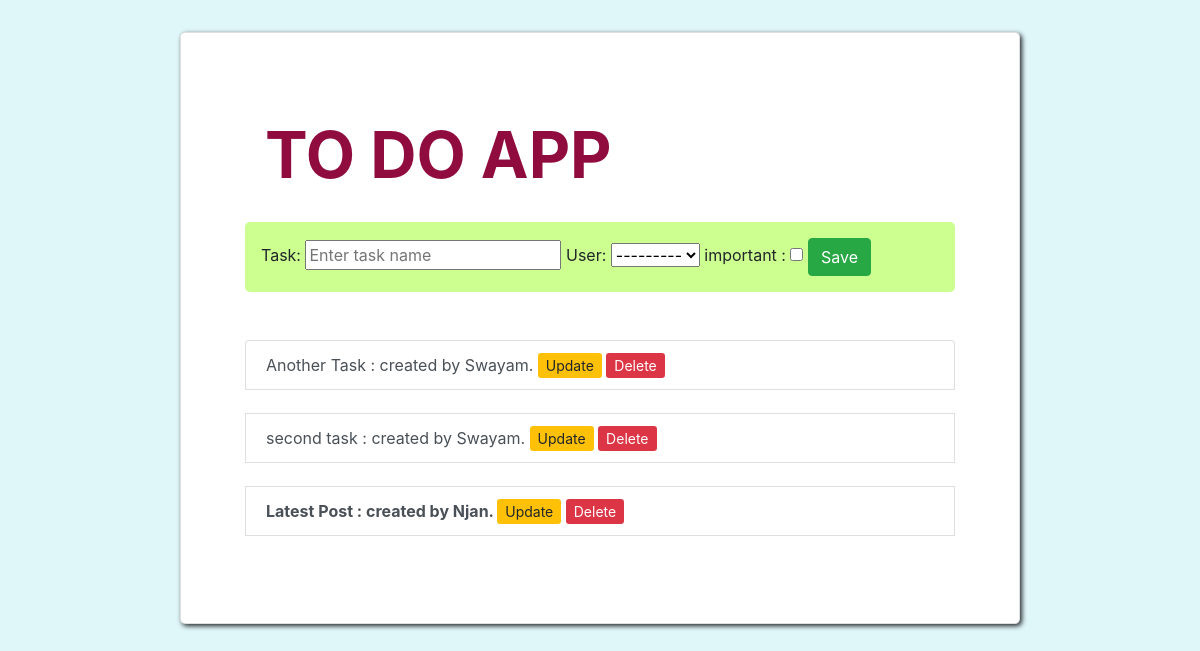
Before: / with the older database file.
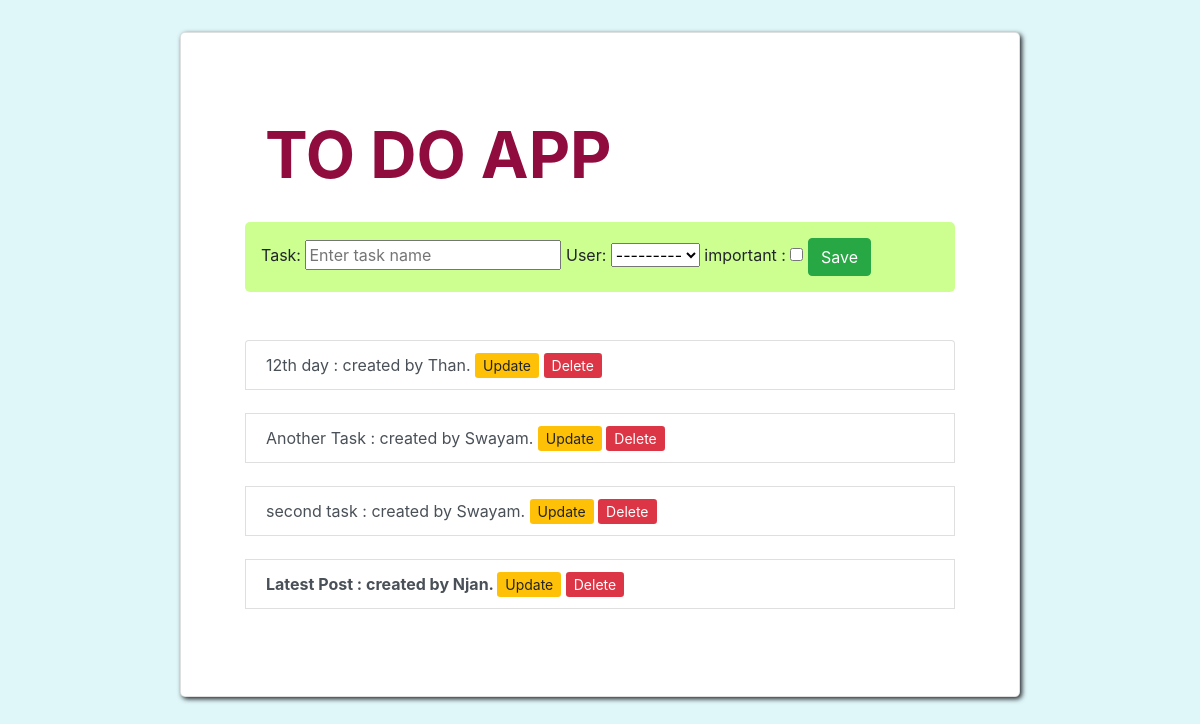
After: the same page with the newer database file.
### task/models.py (models this page shows)
class Task(models.Model):
    persons = (
        ('user1', 'User1'),
        ('user2', 'User2'),
        ('user3', 'User3'),
        ('user4', 'User4')
    )
    name = models.CharField(max_length=150)
    created = models.DateTimeField(auto_now_add=True)
    completed = models.BooleanField(default=False, blank=True)
    person = models.CharField(choices=persons, max_length=10)
    important = models.BooleanField(default=False)
    def __str__(self):
        return f"{self.name} : created by {self.person}."

### task/views.py (the view)
# urls.py: path('', views.index, name='home'),
def index(request):
    form = TaskForm()
    tasks = Task.objects.all().order_by('-created')
    if request.method == 'POST':
        form = TaskForm(request.POST)
        if form.is_valid():
            form.save()
            return redirect('home')
    context = {'form': form, 'tasks': tasks}
    return render(request, 'task/index.html', context)

### task/forms.py
class TaskForm(forms.ModelForm):
    name = forms.CharField(widget=forms.TextInput(attrs={'placeholder': 'Enter task name'}))
    class Meta:
        model = Task
        fields = '__all__'

### task/templates/task/index.html (shortened to what this page needs)
{% extends 'task/base.html' %}
{% block content %}
<div class="container card app-div">
    <h3 class="bold-text card-body">To Do App</h3>
    <div class="center-div">
        <form method="POST">
            <span>
                Task: {{ form.name }}
            </span>
            <span>
                User: {{ form.person }}
            </span>
            <span>
                important : {{ form.important }}
            </span>
            <input type="submit" class="btn btn-success" value="Save">
        </form>
    </div>
    <div class="list-group mt-5">
        {% for task in tasks %}
        <li class="list-group-item list-group-item-action">
            {% if task.important %}
            <b>{% endif %}
                {{ task }} {% if task.important %}
            </b>{% endif %}
            <a href="{% url 'update_task' task.id %}" class="btn-sm btn-warning">Update</a> <a
                href="{% url 'delete_task' task.id %}" class="btn-sm btn-danger">Delete</a>
        </li>
        <br>
        {% endfor %}
    </div>
</div>
{% endblock %}

Changed rows visible on the page:
added Task: name+person "12th day : created by Than."
